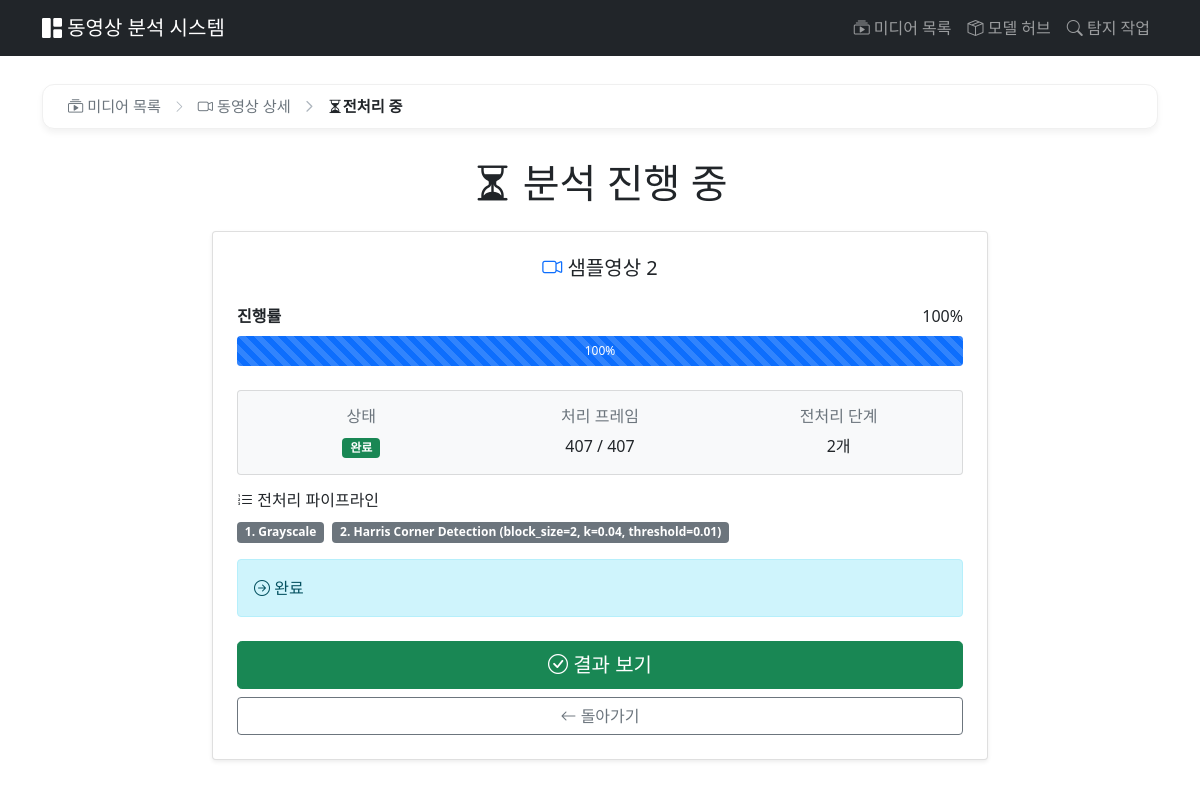
Screenshot of /analysis/61/progress/ with the database file from the repository.
### videos/models.py (models this page shows, shortened)
class Video(models.Model):
    title = models.CharField(max_length=200, verbose_name='제목')
    description = models.TextField(blank=True, verbose_name='설명')
    file = models.FileField(
        upload_to=video_upload_path,
        verbose_name='동영상 파일'
    )
    thumbnail = models.ImageField(
        upload_to=thumbnail_upload_path,
        blank=True,
        null=True,
        verbose_name='썸네일'
    )
    file_size = models.BigIntegerField(default=0, verbose_name='파일 크기')
    uploaded_at = models.DateTimeField(auto_now_add=True, verbose_name='업로드 시간')
    class Meta:
        verbose_name = '동영상'
        verbose_name_plural = '동영상들'
        ordering = ['-uploaded_at']

### analysis/models.py (models this page shows, shortened)
class Analysis(models.Model):
    STATUS_CHOICES = [
        ('ready', '준비'),
        ('processing', '처리 중'),
        ('completed', '완료'),
        ('failed', '실패'),
    ]
    video = models.ForeignKey(
        Video,
        on_delete=models.CASCADE,
        related_name='analyses',
        null=True,
        blank=True,
        verbose_name='동영상'
    )
    image = models.ForeignKey(
        'videos.Image',
        on_delete=models.CASCADE,
        related_name='analyses',
        null=True,
        blank=True,
        verbose_name='이미지'
    )
    preprocessing_pipeline = models.JSONField(
        default=list,
        blank=True,
        verbose_name='전처리 파이프라인'
    )
    status = models.CharField(
        max_length=20,
        choices=STATUS_CHOICES,
        default='ready',
        verbose_name='상태'
    )
    progress = models.IntegerField(default=0, verbose_name='진행률 (%)')
    current_step = models.CharField(
        max_length=200,
        blank=True,
        default='',
        verbose_name='현재 단계'
    )
    started_at = models.DateTimeField(null=True, blank=True, verbose_name='시작 시간')
    completed_at = models.DateTimeField(null=True, blank=True, verbose_name='완료 시간')
    processed_frames = models.IntegerField(default=0, verbose_name='처리된 프레임')
    total_frames = models.IntegerField(default=0, verbose_name='총 프레임')
    output_video_path = models.CharField(
        max_length=500,
        blank=True,
        verbose_name='출력 파일 경로'
    )
    error_message = models.TextField(blank=True, verbose_name='에러 메시지')
    created_at = models.DateTimeField(auto_now_add=True, verbose_name='생성일')
    updated_at = models.DateTimeField(auto_now=True, verbose_name='수정일')
    class Meta:
        verbose_name = '분석'
        verbose_name_plural = '분석들'
        ordering = ['-created_at']
    def get_media(self):
        if self.video:
            return self.video
        elif self.image:
            return self.image
        else:
            return None
    def get_media_type(self):
        return 'video' if self.video else 'image'
    def get_pipeline_display(self):
        if not self.preprocessing_pipeline:
            return []
        display_names = {
            'harris_corner': 'Harris Corner Detection',
            'gaussian_blur': 'Gaussian Blur',
            'canny_edge': 'Canny Edge Detection',
            'median_blur': 'Median Blur',
            'gray_scale': 'Grayscale',
            'sobel_edge': 'Sobel Edge Detection',
            'threshold': 'Binary Threshold',
            'adaptive_threshold': 'Adaptive Threshold',
            'morphology_open': 'Morphological Opening',
            'morphology_close': 'Morphological Closing',
        }
        result = []
        for step in self.preprocessing_pipeline:
            step_type = step.get('type', '')
            display_name = display_names.get(step_type, step_type)
            params = step.get('params', {})
            if params:
                param_str = ', '.join([f"{k}={v}" for k, v in params.items()])
                display_name = f"{display_name} ({param_str})"
            result.append(display_name)
        return result
    def get_status_display_badge(self):
        status_colors = {
            'ready': 'secondary',
            'processing': 'primary',
            'completed': 'success',
            'failed': 'danger',
        }
        return status_colors.get(self.status, 'secondary')

### analysis/views.py (the view)
# urls.py: path('<int:analysis_id>/progress/', views.AnalysisProgressView.as_view(), name='analysis_progress'),
class AnalysisProgressView(View):
    template_name = 'analysis/progress.html'
    def get(self, request, analysis_id):
        analysis = get_object_or_404(Analysis, id=analysis_id)
        media = analysis.get_media()
        if not media:
            messages.error(request, '미디어를 찾을 수 없습니다.')
            return redirect('media_list')
        context = {
            'analysis': analysis,
            'media': media,
            'media_type': analysis.get_media_type(),
        }
        return render(request, self.template_name, context)

### analysis/templates/analysis/progress.html (shortened to what this page needs)
{% extends 'videos/base.html' %}
{% block breadcrumb_items %}
<li class="custom-breadcrumb-item">
    {% if media_type == 'image' %}
    <a href="{% url 'image_detail' media.id %}">
        <i class="bi bi-image"></i> 이미지 상세
    </a>
    {% else %}
    <a href="{% url 'video_detail' media.id %}">
        <i class="bi bi-camera-video"></i> 동영상 상세
    </a>
    {% endif %}
</li>
<li class="custom-breadcrumb-item active">
    <i class="bi bi-hourglass-split"></i> 전처리 중
</li>
{% endblock %}
{% block content %}
<div class="container" style="max-width: 800px;">
    <h1 class="mb-4 text-center">
        <i class="bi bi-hourglass-split"></i> 분석 진행 중
    </h1>
    <div class="card shadow-sm">
        <div class="card-body p-4">
            <div class="text-center mb-4">
                <h5>
                    {% if media_type == 'video' %}
                        <i class="bi bi-camera-video text-primary"></i>
                    {% else %}
                        <i class="bi bi-image text-success"></i>
                    {% endif %}
                    {{ media.title }}
                </h5>
            </div>
            <div class="mb-4">
                <div class="d-flex justify-content-between mb-2">
                    <span><strong>진행률</strong></span>
                    <span id="progressText">{{ analysis.progress }}%</span>
                </div>
                <div class="progress" style="height: 30px;">
                    <div id="progressBar"
                         class="progress-bar progress-bar-striped progress-bar-animated"
                         role="progressbar"
                         style="width: {{ analysis.progress }}%"
                         aria-valuenow="{{ analysis.progress }}"
                         aria-valuemin="0"
                         aria-valuemax="100">
                        <span id="progressPercent">{{ analysis.progress }}%</span>
                    </div>
                </div>
            </div>
            <div class="card bg-light mb-3">
                <div class="card-body">
                    <div class="row text-center">
                        <div class="col-md-4">
                            <h6 class="text-muted">상태</h6>
                            <span class="badge bg-{{ analysis.get_status_display_badge }}" id="statusBadge">
                                {{ analysis.get_status_display }}
                            </span>
                        </div>
                        {% if media_type == 'video' %}
                        <div class="col-md-4">
                            <h6 class="text-muted">처리 프레임</h6>
                            <p class="mb-0">
                                <span id="processedFrames">{{ analysis.processed_frames }}</span> /
                                <span id="totalFrames">{{ analysis.total_frames }}</span>
                            </p>
                        </div>
                        {% endif %}
                        <div class="col-md-4">
                            <h6 class="text-muted">전처리 단계</h6>
                            <p class="mb-0">{{ analysis.preprocessing_pipeline|length }}개</p>
                        </div>
                    </div>
                </div>
            </div>
            <div class="mb-3">
                <h6><i class="bi bi-list-ol"></i> 전처리 파이프라인</h6>
                <div>
                    {% if analysis.get_pipeline_display %}
                        {% for step in analysis.get_pipeline_display %}
                            <span class="badge bg-secondary me-1">{{ forloop.counter }}. {{ step }}</span>
                        {% endfor %}
                    {% else %}
                        <span class="text-muted">전처리 없음</span>
                    {% endif %}
                </div>
            </div>
            {% if analysis.current_step %}
            <div class="alert alert-info">
                <i class="bi bi-arrow-right-circle"></i> {{ analysis.current_step }}
            </div>
            {% endif %}
            <div class="d-grid gap-2 mt-4">
                <button id="completeBtn" class="btn btn-success btn-lg" style="display: {% if analysis.status == 'completed' %}block{% else %}none{% endif %};">
                    <i class="bi bi-check-circle"></i> 결과 보기
                </button>
                {% if media_type == 'video' %}
                    <a href="{% url 'video_detail' media.pk %}" class="btn btn-outline-secondary">
                        <i class="bi bi-arrow-left"></i> 돌아가기
                    </a>
                {% else %}
                    <a href="{% url 'image_detail' media.pk %}" class="btn btn-outline-secondary">
                        <i class="bi bi-arrow-left"></i> 돌아가기
                    </a>
                {% endif %}
            </div>
        </div>
    </div>
</div>
{% endblock %}

### videos/templates/videos/base.html (style rules this page uses)
body { padding-top: 60px; }
.custom-breadcrumb-item { font-size: 0.95rem; font-weight: 500; display: flex; align-items: center; }
.custom-breadcrumb-item a { color: #6c757d; text-decoration: none; transition: all 0.3s ease; }
.custom-breadcrumb-item.active { color: #212529; font-weight: 700; }
.custom-breadcrumb-item + .custom-breadcrumb-item::before { content: "\F285"; font-family: "bootstrap-icons"; margin: 0 12px; color: #adb5bd; font-size: 0.8rem; }

### rows the page displays
Video: title "샘플영상 2"
Analysis: progress "100", status "완료", processed_frames "407", total_frames "407", preprocessing_pipeline|length "2", current_step "완료"

### other values shown
{{ step }} "Grayscale" "Harris Corner Detection (block_size=2, k=0.04, threshold=0.01)"
